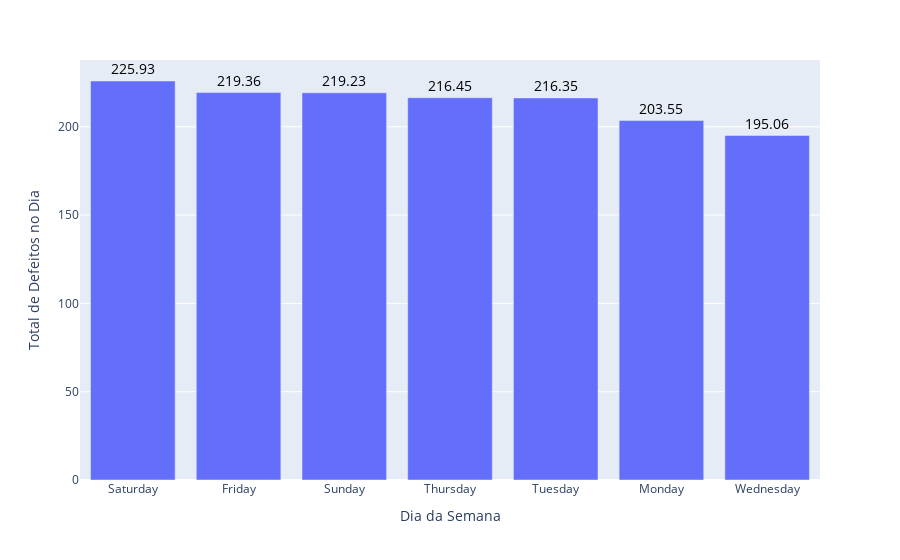

Source (notebook cell):
### Code cell
fig = px.bar(df_medias_dia_semana.reset_index(), 
             x='Dia da Semana', y='Total de Defeitos no Dia',
             text='Total de Defeitos no Dia')

fig.update_traces(textposition='outside', texttemplate='%{text}', 
                  textfont_size=14, textfont_color='black')

fig.show()

### Figure 1 — Plotly figure (JSON) as saved in the notebook; plotly's stock layout.template omitted (floating-point values rounded to 4 significant figures)
{"data": [{"alignmentgroup": "True", "hovertemplate": "Dia da Semana=%{x}<br>Total de Defeitos no Dia=%{text}<extra></extra>", "legendgroup": "", "marker": {"color": "#636efa", "pattern": {"shape": ""}}, "name": "", "offsetgroup": "", "orientation": "v", "showlegend": false, "text": [225.9, 219.4, 219.2, 216.4, 216.3, 203.6, 195.1], "textfont": {"color": "black", "size": 14}, "textposition": "outside", "texttemplate": "%{text}", "type": "bar", "x": ["Saturday", "Friday", "Sunday", "Thursday", "Tuesday", "Monday", "Wednesday"], "xaxis": "x", "y": [225.9, 219.4, 219.2, 216.4, 216.3, 203.6, 195.1], "yaxis": "y"}], "layout": {"barmode": "relative", "legend": {"tracegroupgap": 0}, "margin": {"t": 60}, "xaxis": {"anchor": "y", "domain": [0, 1], "title": {"text": "Dia da Semana"}}, "yaxis": {"anchor": "x", "domain": [0, 1], "title": {"text": "Total de Defeitos no Dia"}}}}
